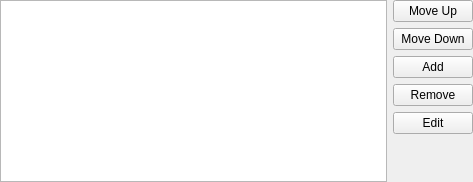
<?xml version="1.0" encoding="UTF-8"?>
<ui version="4.0">
 <class>HelloExceptionListWidget</class>
 <widget class="QWidget" name="HelloExceptionListWidget">
  <property name="geometry">
   <rect>
    <x>0</x>
    <y>0</y>
    <width>473</width>
    <height>182</height>
   </rect>
  </property>
  <property name="sizePolicy">
   <sizepolicy hsizetype="Preferred" vsizetype="Preferred">
    <horstretch>0</horstretch>
    <verstretch>0</verstretch>
   </sizepolicy>
  </property>
  <property name="minimumSize">
   <size>
    <width>0</width>
    <height>0</height>
   </size>
  </property>
  <layout class="QGridLayout" name="gridLayout">
   <property name="leftMargin">
    <number>0</number>
   </property>
   <property name="topMargin">
    <number>0</number>
   </property>
   <property name="rightMargin">
    <number>0</number>
   </property>
   <property name="bottomMargin">
    <number>0</number>
   </property>
   <item row="0" column="0" rowspan="6">
    <widget class="QTreeView" name="exceptionListView">
     <property name="sizePolicy">
      <sizepolicy hsizetype="Expanding" vsizetype="Maximum">
       <horstretch>0</horstretch>
       <verstretch>0</verstretch>
      </sizepolicy>
     </property>
     <property name="minimumSize">
      <size>
       <width>100</width>
       <height>100</height>
      </size>
     </property>
    </widget>
   </item>
   <item row="5" column="1">
    <spacer name="verticalSpacer">
     <property name="orientation">
      <enum>Qt::Vertical</enum>
     </property>
     <property name="sizeHint" stdset="0">
      <size>
       <width>20</width>
       <height>1</height>
      </size>
     </property>
    </spacer>
   </item>
   <item row="0" column="1">
    <widget class="QPushButton" name="moveUpButton">
     <property name="text">
      <string>Move Up</string>
     </property>
    </widget>
   </item>
   <item row="1" column="1">
    <widget class="QPushButton" name="moveDownButton">
     <property name="text">
      <string>Move Down</string>
     </property>
    </widget>
   </item>
   <item row="2" column="1">
    <widget class="QPushButton" name="addButton">
     <property name="text">
      <string>Add</string>
     </property>
    </widget>
   </item>
   <item row="3" column="1">
    <widget class="QPushButton" name="removeButton">
     <property name="text">
      <string>Remove</string>
     </property>
    </widget>
   </item>
   <item row="4" column="1">
    <widget class="QPushButton" name="editButton">
     <property name="text">
      <string>Edit</string>
     </property>
    </widget>
   </item>
  </layout>
 </widget>
 <tabstops>
  <tabstop>exceptionListView</tabstop>
  <tabstop>moveUpButton</tabstop>
  <tabstop>moveDownButton</tabstop>
  <tabstop>addButton</tabstop>
  <tabstop>removeButton</tabstop>
  <tabstop>editButton</tabstop>
 </tabstops>
 <resources/>
 <connections/>
</ui>
